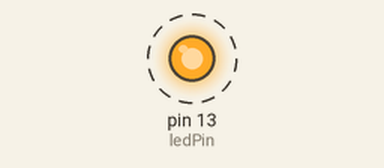
Simulated run of this sketch. Board: Arduino Uno, built with avr-gcc and run on an emulated ATmega328P. On the bench: output pins drawn as LEDs (lit = HIGH). Dashed ring = blinking.

Above: at 0.15 s.
Timing chart, 0 to 3.0 s (numbered marks = the images above):
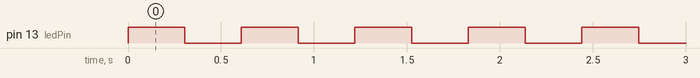

Measured:
- by itself, pin 13 (ledPin): alternates HIGH for 0.31 s and LOW for 0.31 s

The sketch:

sketch_10_03_Arduino_Receiver.ino
```cpp
// sketch_10_03_Adruino_Receiver

#include "SoftwareSerial.h"

const int ledPin = 13;
int reading = 0;
SoftwareSerial receiver(8, 9); // RX, TX

void setup()
{
  pinMode(ledPin, OUTPUT);
  receiver.begin(9600);
}

void loop()
{
  if (receiver.available() > 1)
  {
    byte h = receiver.read();
    byte l = receiver.read();
    reading = (h << 8) + l;
  }
  flash(reading);
}

void flash(int rate)
{
  // 0  slow 1023 very fast
  int period = (50 + (1023 - rate) / 4);
  digitalWrite(ledPin, HIGH);
  delay(period);
  digitalWrite(ledPin, LOW);
  delay(period);
}
```
